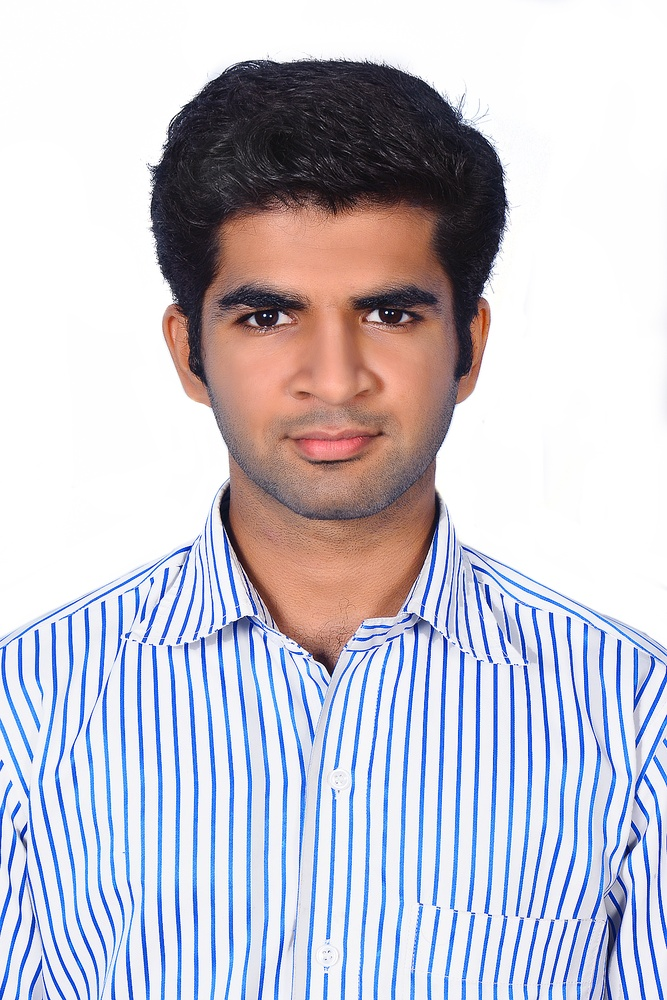
#> input picture untitled/rushabh.jpg, 667 x 1000 px, shrunk from 1200 x 1800 before the run
$ python pillow.py   (Python 2 division)
#> lines starting #> are read from the running program, lines starting #| are printed output that depends on the picture
from PIL import Image
import cv2
#import PIL as Image
import numpy as np

print cv2.__version__
img = cv2.imread('rushabh.jpg',0)
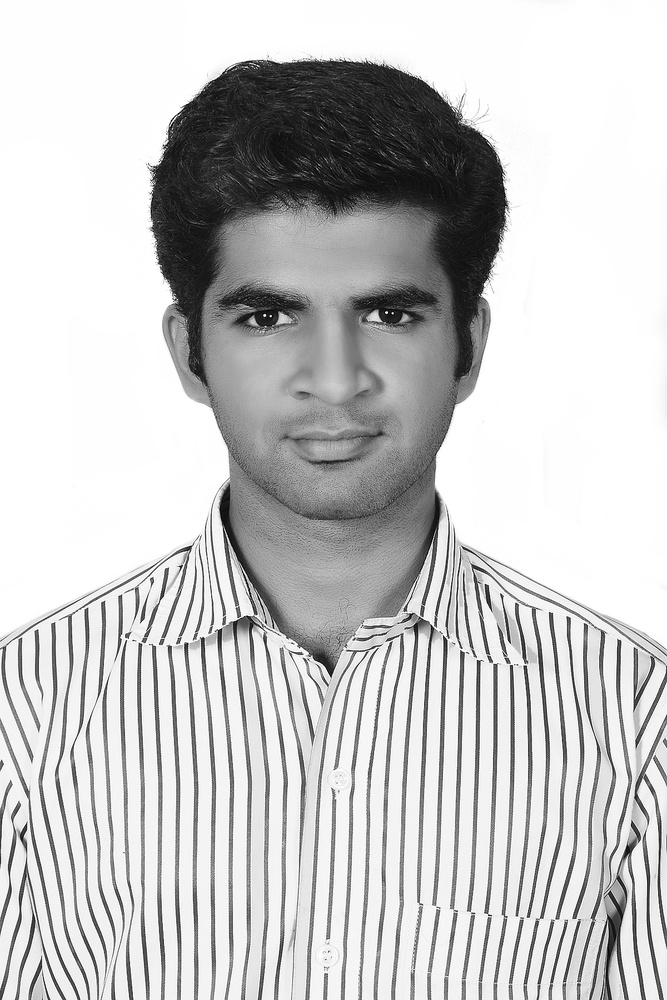
#> img: shape (1000, 667); min 0, max 255, mean 199.8

img = Image.open("rushabh.jpg")
#> img: PIL image 667x1000 RGB
